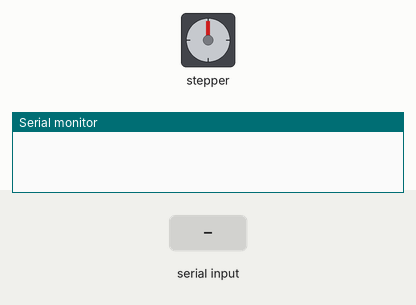
This sketch was run on a simulated Arduino Uno, built with avr-gcc and run on an emulated ATmega328P. Shown: stepper motor, the last lines printed to the serial monitor. Inputs (shaded band) come from the test bench. Stepper angles assume 200 steps per turn.

Above: at 1.2 s.
1.3 s: "90,45\n" received over Serial
At 1.45 s:
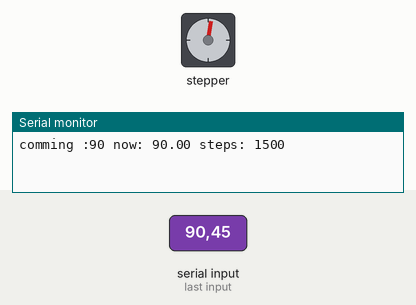
At 2.38 s:
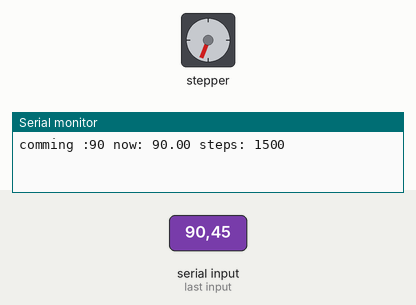
7.3 s: "30,150\n" received over Serial
At 15.4 s:
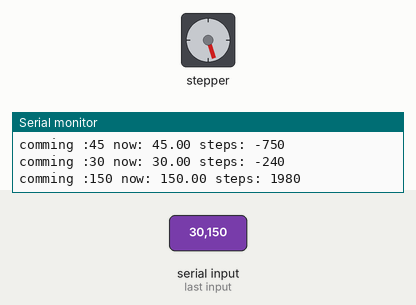
Timing chart, 0 to 16.9 s (numbered marks = the images above; inputs shaded):
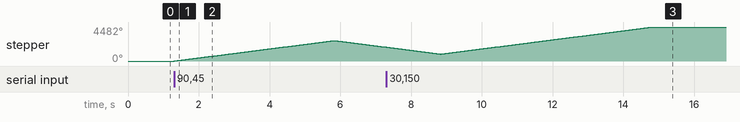

Measured:
- after the input at 1.3 s, stepper: turns 2689° clockwise in 4.5 s, then 864° counter-clockwise in 1.4 s

The sketch:

stepper_servo.ino
```cpp
// Arduino stepper motor control code

#include <Stepper.h> // Include the header file

// change this to the number of steps on your motor
#define STEPS 200
float stepperPos;
// create an instance of the stepper class using the steps and pins
Stepper stepper(STEPS, 8, 9, 10, 11);
int val = 0;

void setup() {
  Serial.begin (115200);

  stepper.setSpeed(100);
  stepperPos = 0;
}


float angle;
String msg;
int x;
int y ;
long i = 0;
int steps;
int check = 1;
int check2 = 1;
void loop(){
  if(Serial.available() > 0) {
    /*
      if (check == 1 ){
        i = Serial.parseInt();

        steps = getSteps(i);
        Serial.println(i);
        stepper.step(steps);
      }*/
      i = Serial.parseInt();
       if (i != 0){
        steps = getSteps(i);
        Serial.println("comming :" + String(i) + " now: " + String(stepperPos)+ " steps: " + steps);
        stepper.step(steps);
       }
    }
}
int getSteps(float angle){
  float diff = angle - stepperPos;
  int steps = diff*(200.0/360.0);
  check = 0;
  stepperPos = stepperPos + diff;
  return 30*steps;
}
```
